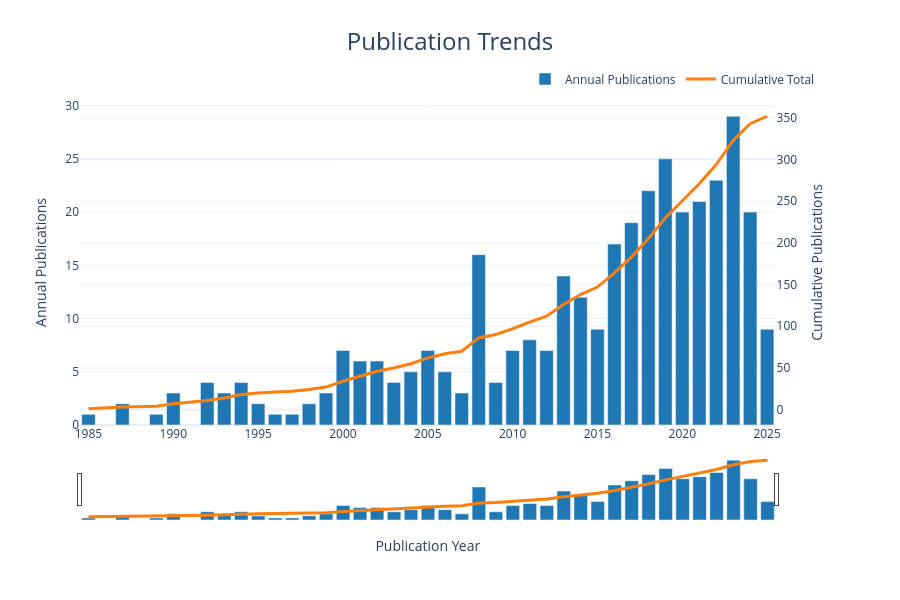

The notebook cell saved with this chart:
### Code cell
#semantic scolar
fig, trend_data = visualize_filing_trends(sem_df)
fig.show()

### Figure 1 — Plotly figure (JSON) as saved in the notebook; plotly's stock layout.template omitted (floating-point values rounded to 4 significant figures)
{"data": [{"hovertemplate": "Year: %{x}<br>Annual: %{y}<extra></extra>", "marker": {"color": "#1f77b4"}, "name": "Annual Publications", "type": "bar", "x": [1985.0, 1987.0, 1989.0, 1990.0, 1992.0, 1993.0, 1994.0, 1995.0, 1996.0, 1997.0, 1998.0, 1999.0, 2000.0, 2001.0, 2002.0, 2003.0, 2004.0, 2005.0, 2006.0, 2007.0, 2008.0, 2009.0, 2010.0, 2011.0, 2012.0, 2013.0, 2014.0, 2015.0, 2016.0, 2017.0, 2018.0, 2019.0, 2020.0, 2021.0, 2022.0, 2023.0, 2024.0, 2025.0], "xaxis": "x", "y": [1, 2, 1, 3, 4, 3, 4, 2, 1, 1, 2, 3, 7, 6, 6, 4, 5, 7, 5, 3, 16, 4, 7, 8, 7, 14, 12, 9, 17, 19, 22, 25, 20, 21, 23, 29, 20, 9], "yaxis": "y"}, {"hovertemplate": "Year: %{x}<br>Cumulative: %{y}<extra></extra>", "line": {"color": "#ff7f0e", "width": 3}, "name": "Cumulative Total", "type": "scatter", "x": [1985.0, 1987.0, 1989.0, 1990.0, 1992.0, 1993.0, 1994.0, 1995.0, 1996.0, 1997.0, 1998.0, 1999.0, 2000.0, 2001.0, 2002.0, 2003.0, 2004.0, 2005.0, 2006.0, 2007.0, 2008.0, 2009.0, 2010.0, 2011.0, 2012.0, 2013.0, 2014.0, 2015.0, 2016.0, 2017.0, 2018.0, 2019.0, 2020.0, 2021.0, 2022.0, 2023.0, 2024.0, 2025.0], "xaxis": "x", "y": [1, 3, 4, 7, 11, 14, 18, 20, 21, 22, 24, 27, 34, 40, 46, 50, 55, 62, 67, 70, 86, 90, 97, 105, 112, 126, 138, 147, 164, 183, 205, 230, 250, 271, 294, 323, 343, 352], "yaxis": "y2"}], "layout": {"height": 600, "hovermode": "x unified", "legend": {"orientation": "h", "x": 1, "xanchor": "right", "y": 1.02, "yanchor": "bottom"}, "margin": {"t": 100}, "title": {"font": {"size": 24}, "text": "Publication Trends", "x": 0.5}, "xaxis": {"anchor": "y", "domain": [0, 0.94], "rangeselector": {"buttons": [{"count": 5, "label": "5y", "step": "year", "stepmode": "backward"}, {"count": 10, "label": "10y", "step": "year", "stepmode": "backward"}, {"step": "all"}]}, "rangeslider": {"visible": true}, "title": {"text": "Publication Year"}}, "yaxis": {"anchor": "x", "domain": [0, 1], "title": {"text": "Annual Publications"}}, "yaxis2": {"anchor": "x", "overlaying": "y", "side": "right", "title": {"text": "Cumulative Publications"}}}}
